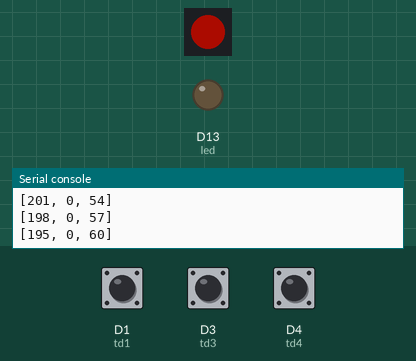
Bench run of a program on a simulated CircuitPython board. Parts: 1 RGB LEDs in strip order, left to right, output pins drawn as LEDs (lit = HIGH), the last lines printed to the serial console. Inputs (shaded band) come from the test bench; at power-on: D1 (td1) LOW, D3 (td3) LOW, D4 (td4) LOW. Dim RGB values are drawn brighter than linear; USB keyboard and mouse output is not drawn; touch pads read as touched when driven HIGH.

Above: at 6.2 s.
6.3 s: D1 (td1) pulled HIGH for 3.2 s
At 9.65 s:
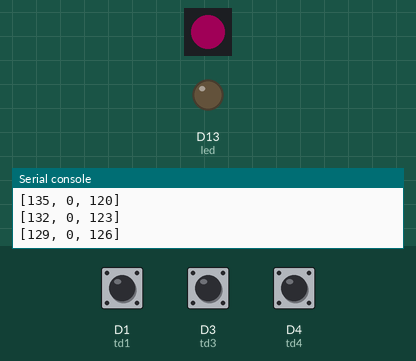
11.6 s: D3 (td3) pulled HIGH for 0.15 s
At 11.79 s:
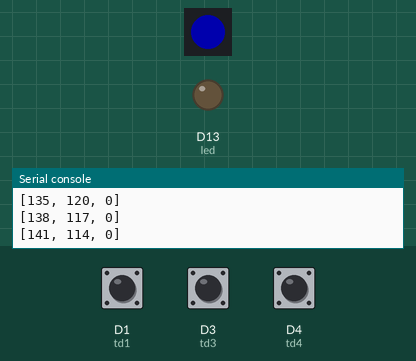
14.6 s: D4 (td4) pulled HIGH for 0.15 s
At 14.77 s:
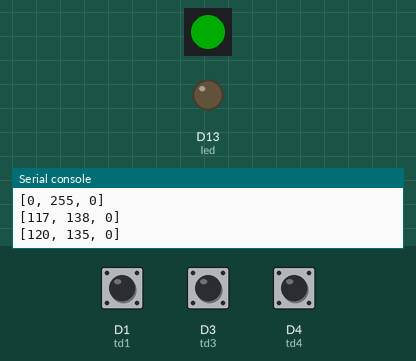
17.6 s: D1 (td1) pulled HIGH for 0.15 s
At 18.09 s:
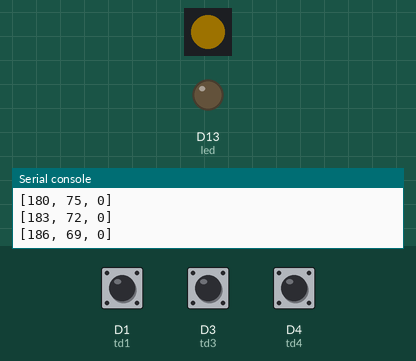
20.6 s: D3 (td3) pulled HIGH for 1 s
At 21.4 s:
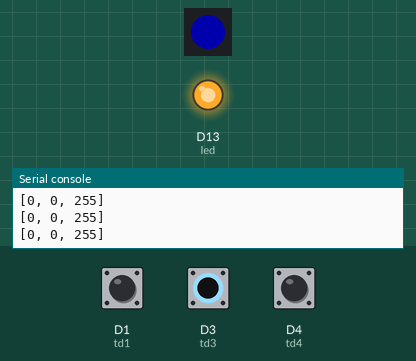
23.6 s: D4 (td4) pulled HIGH for 1 s
At 24.75 s:
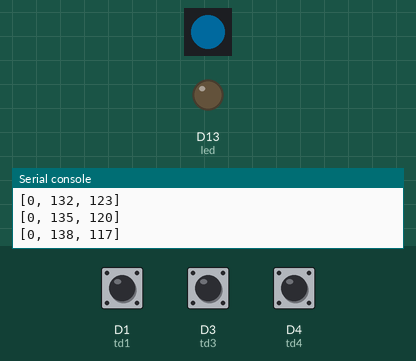
Timing chart, 0 to 27.6 s (numbered marks = the images above; inputs shaded):
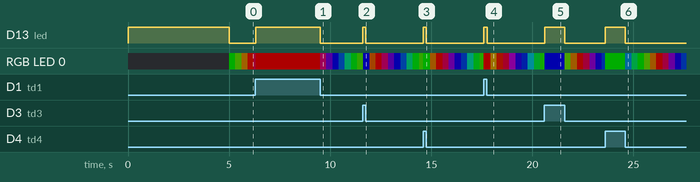

Measured:
- after the input at 6.3 s, D13 (led): LOW → HIGH at once, → LOW 3.2 s later
- after the input at 11.6 s, D13 (led): LOW → HIGH at once, → LOW 0.15 s later
- after the input at 14.6 s, D13 (led): LOW → HIGH at once, → LOW 0.15 s later
- after the input at 17.6 s, D13 (led): LOW → HIGH at once, → LOW 0.16 s later
- after the input at 20.6 s, D13 (led): LOW → HIGH at once, → LOW 1.0 s later
- after the input at 23.6 s, D13 (led): LOW → HIGH at once, → LOW 1.0 s later

The program:

main.py
```python
import board
from digitalio import DigitalInOut, Direction, Pull
from analogio import AnalogOut, AnalogIn
import touchio
from adafruit_hid.keyboard import Keyboard
from adafruit_hid.keycode import Keycode
import adafruit_dotstar as dotstar
import time
import neopixel

dot = dotstar.DotStar(board.APA102_SCK, board.APA102_MOSI, 1, brightness=0.2)

led = DigitalInOut(board.D13)
led.direction = Direction.OUTPUT

td1 = touchio.TouchIn(board.D1)
td3 = touchio.TouchIn(board.D3)
td4 = touchio.TouchIn(board.D4)
kbd = Keyboard()

def wheel(pos):
    # Input a value 0 to 255 to get a color value.
    # The colours are a transition r - g - b - back to r.
    if (pos < 0):
        return [0, 0, 0]
    if (pos > 255):
        return [0, 0, 0]
    if (pos < 85):
        return [int(pos * 3), int(255 - (pos * 3)), 0]
    elif (pos < 170):
        pos -= 85
        return [int(255 - pos * 3), 0, int(pos * 3)]
    else:
        pos -= 170
        return [0, int(pos * 3), int(255 - pos * 3)]

led.value = True
time.sleep(5)
brightness = ((4 - td1.value - td3.value - td4.value) * 64) - 1
i = 0
while True:
  setLed = td1.value | td3.value | td4.value
  led.value = setLed
  colors = None
  if setLed:
    colors = [td1.value * brightness, td4.value * brightness, td3.value * brightness]
  else:
    colors = wheel(i & 255)
    i = (i + 1) % 256
  print(colors)
  dot[0] = colors

  #kbd.press(Keycode.A)
  #kbd.release_all()

  time.sleep(0.01)
```
